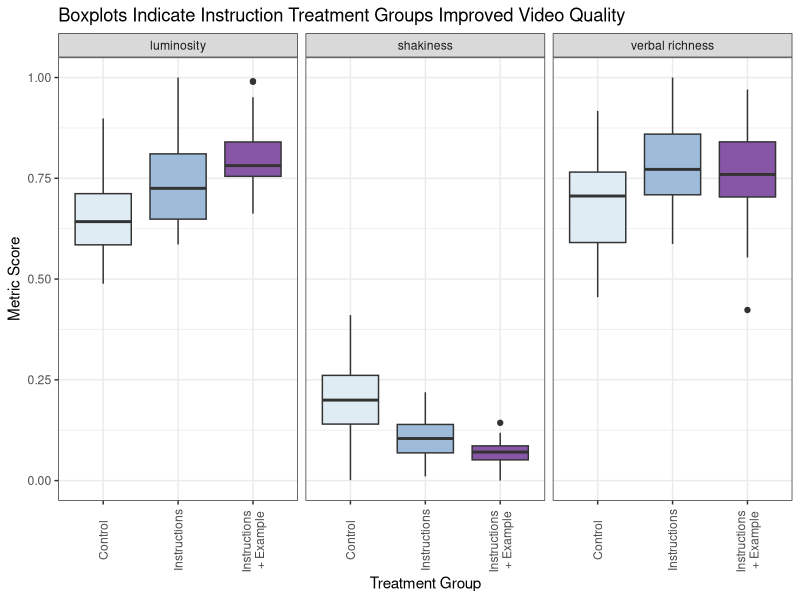
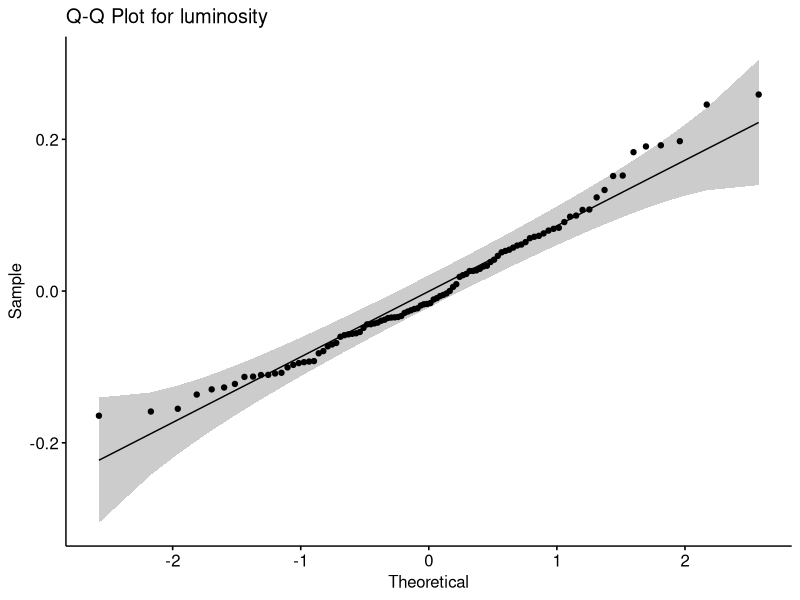
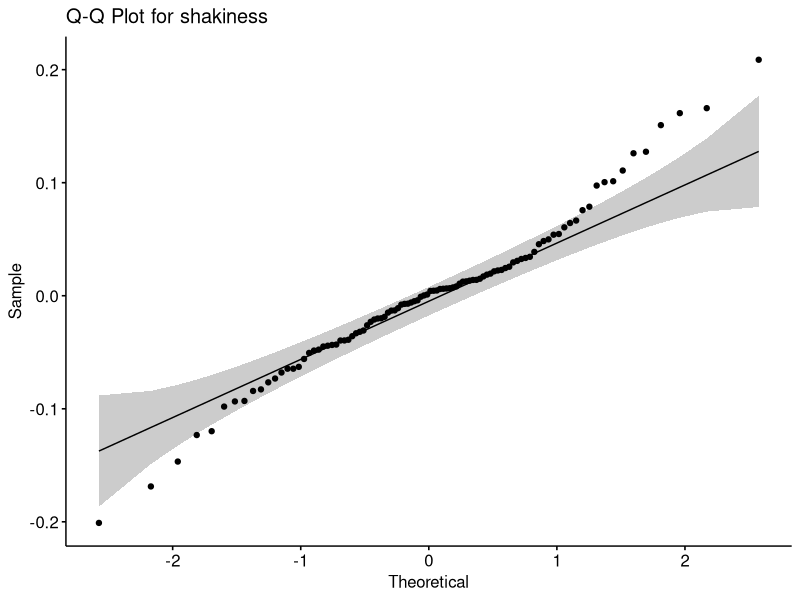
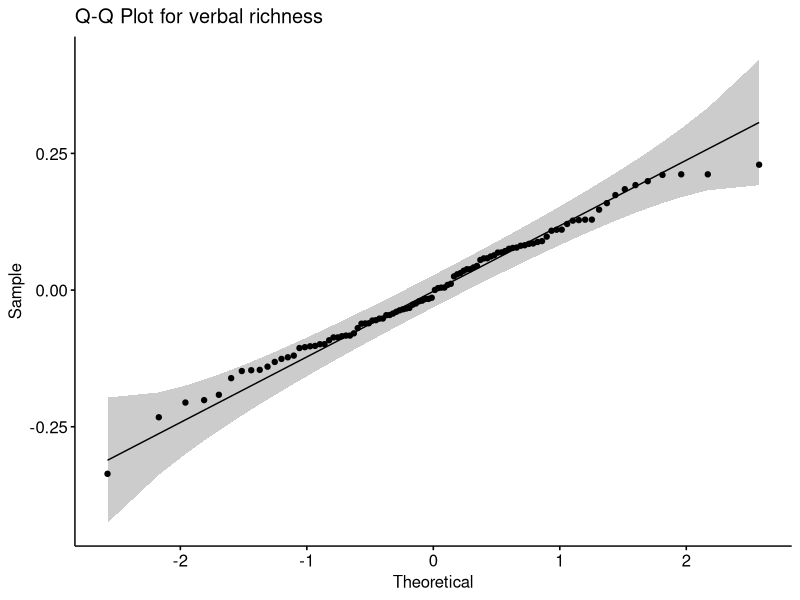

Write the R code that produced these figures, in order.
## ---- chunk 1
library(tidyverse)
library(knitr)

# Set seed for reproducibility
set.seed(22)

# Define sample sizes
n_control <- 34
n_treatment <- 33

# Function to generate normally distributed values between 0 and 1
generate_scores <- function(n, mean, sd) {
  pmax(pmin(rnorm(n, mean, sd), 1), 0)  # Keeps values in [0,1] range
}

# Generate example data
video_qual_df <- tibble(
  group = rep(c("control", "instructions", "instructions + example"), 
              times = c(n_control, n_treatment, n_treatment)),
  luminosity = c(generate_scores(n_control, 0.65, 0.1), 
                 generate_scores(n_treatment, 0.72, 0.09), 
                 generate_scores(n_treatment, 0.80, 0.09)), 
  shakiness = c(generate_scores(n_control, 0.25, 0.10), 
                generate_scores(n_treatment, 0.11, 0.06), 
                generate_scores(n_treatment, 0.07, 0.04)), 
  "verbal richness" = c(generate_scores(n_control, 0.72, 0.11), 
                      generate_scores(n_treatment, 0.78, 0.1), 
                      generate_scores(n_treatment, 0.79, 0.1)))
## ---- chunk 2
video_qual_df %>%
  pivot_longer(cols = c(luminosity, shakiness, "verbal richness"), names_to = "metric") %>%
  ggplot(aes(x = group, y = value, fill = group)) + 
  geom_boxplot() +
  facet_wrap(~metric) +
  theme_bw() +
  labs(x = "Treatment Group", y = "Metric Score", title = "Boxplots Indicate Instruction Treatment Groups Improved Video Quality") +
  scale_x_discrete(labels = c(
    "control" = "Control", 
    "instructions" = "Instructions", 
    "instructions + example" = "Instructions \n+ Example"
  )) +
  theme(legend.position = "none")  +
  scale_fill_brewer(palette="BuPu") +
  theme(axis.text.x = element_text(angle = 90, hjust = 0.5, vjust = 0.5))

## ---- chunk 3
# Run ANOVA for each metric

# luminosity 
anova_luminosity <- oneway.test(luminosity ~ group, data = video_qual_df, var.equal = TRUE)
print(anova_luminosity)

# shakiness
anova_shakiness <- oneway.test(shakiness ~ group, data = video_qual_df, var.equal = FALSE)  # Welch’s ANOVA because unequal variance
print(anova_shakiness)

# Verbal richness
anova_verbal <- oneway.test(`verbal richness` ~ group, data = video_qual_df, var.equal = TRUE)
print(anova_verbal)
## ---- chunk 4
# Pairwise t-tests 
# Format pairwise test results, replacing p-values <0.001 with "<0.001"
pairwise_tests <- video_qual_df %>%
  pivot_longer(cols = c(luminosity, shakiness, `verbal richness`), names_to = "metric") %>%
  group_by(metric) %>%
  summarise(
    control_vs_instructions = if_else(metric == "shakiness",
                                       t.test(value[group == "control"], value[group == "instructions"], var.equal = FALSE)$p.value,
                                       t.test(value[group == "control"], value[group == "instructions"], var.equal = TRUE)$p.value),
    control_vs_example = if_else(metric == "shakiness",
                                 t.test(value[group == "control"], value[group == "instructions + example"], var.equal = FALSE)$p.value,
                                 t.test(value[group == "control"], value[group == "instructions + example"], var.equal = TRUE)$p.value),
    instructions_vs_example = if_else(metric == "shakiness",
                                      t.test(value[group == "instructions"], value[group == "instructions + example"], var.equal = FALSE)$p.value,
                                      t.test(value[group == "instructions"], value[group == "instructions + example"], var.equal = TRUE)$p.value)
  ) %>%
  distinct() %>%
  mutate(across(where(is.numeric), ~ ifelse(. < 0.001, "<0.001", format(round(., 3), nsmall = 3))))  # Replace small values

# Print formatted table with clearer column names
pairwise_tests %>%
  kable(
    col.names = c(
      "Metric", 
      "Control vs. Instructions (p-value)", 
      "Control vs. Example (p-value)", 
      "Instructions vs. Example (p-value)"
    ),
    caption = "Pairwise T-Test Results for Video Quality Metrics"
  )

## ---- chunk 5
video_qual_df %>%
  pivot_longer(cols = c(luminosity, shakiness, `verbal richness`), names_to = "metric") %>%
  group_by(group, metric) %>%
  summarise(mean_score = mean(value))
## ---- chunk 6
### Appendix ----

#### Testing assumptions for ANOVA and t-tests

#testing normality 

# Load necessary libraries
library(ggpubr)  # For Q-Q plots

# Function to check normality for each metric
check_normality <- function(metric) {
  residuals <- residuals(aov(video_qual_df[[metric]] ~ video_qual_df$group))
  
  # Shapiro-Wilk test (p > 0.05 means normal)
  shapiro_test <- shapiro.test(residuals)
  
  # Q-Q Plot to visualize normality
  qq_plot <- ggqqplot(residuals, title = paste("Q-Q Plot for", metric))
  
  list(shapiro_p = shapiro_test$p.value, qq_plot = qq_plot)
}

# Check normality for each metric
normality_results <- map(c("luminosity", "shakiness", "verbal richness"), check_normality)

# Print Shapiro-Wilk test results
normality_pvalues <- tibble(
  Metric = c("Luminosity", "Shakiness", "Verbal Richness"),
  Shapiro_p = map_dbl(normality_results, "shapiro_p")
)

print(normality_pvalues)

# Display Q-Q plots
normality_results[[1]]$qq_plot
normality_results[[2]]$qq_plot
normality_results[[3]]$qq_plot

# The normality assumption does not quite hold for luminosity and shakiness, but given the sample size and that the normality assumption almost almost satisfied, the analysis should be robust to this and it is okay to move forward with the ANOVA and t-tests.



# **Test for Homogeneity of Variance (Levene’s Test)**

library(car)  # For Levene's test

# Levene’s test for homogeneity of variances
levene_luminosity <- leveneTest(luminosity ~ group, data = video_qual_df)
levene_shakiness <- leveneTest(shakiness ~ group, data = video_qual_df)
levene_verbal <- leveneTest(`verbal richness` ~ group, data = video_qual_df)

# Print results
print(levene_luminosity)
print(levene_shakiness)
print(levene_verbal)

# There is unequal variance for the shakiness metric, which indicates that we need to specify unequal variances in the ANOVA and t-test for this metric.
